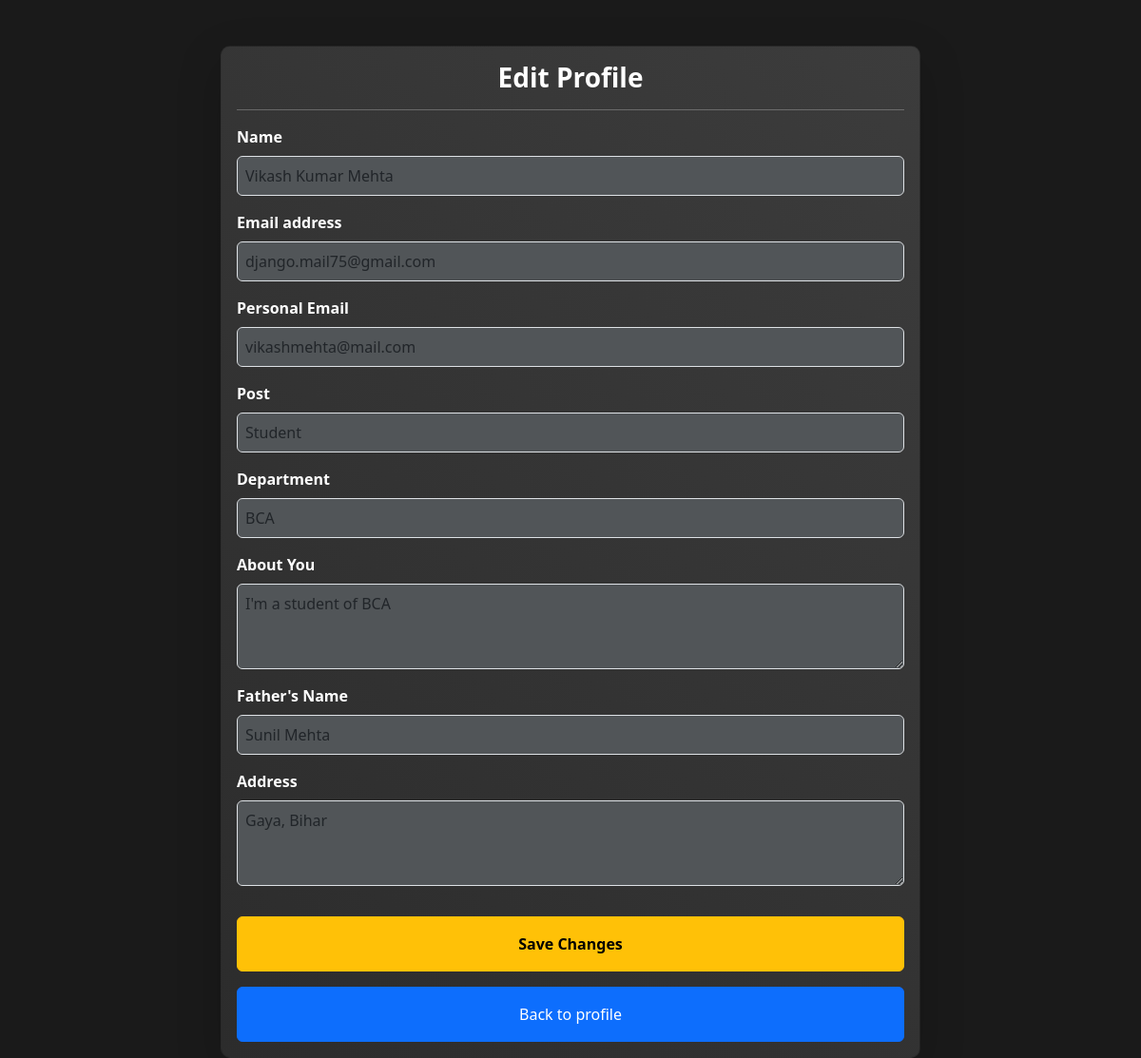
Screenshot of /user/edit-profile/ (signed in) with the database file from the repository.
### CreateUser/models.py (models this page shows, shortened)
class emailUsers(models.Model):
    name = models.CharField(max_length=100)
    email_address = models.EmailField(unique=True)
    email_password = models.CharField(max_length=200)   # ⚠️ Plain text me mat rakho
    email_host = models.CharField(max_length=100, default="smtp.gmail.com")
    email_port = models.IntegerField(default=587)
    use_tls = models.BooleanField(default=True)
    login_password = models.CharField(max_length=50, null=False, default="test1234")
    post = models.CharField(max_length=100, null=True)
    department = models.CharField(max_length=150, null=True)
    about_you = models.CharField(max_length=500, null=True, default='')
    image = models.ImageField(upload_to='images/', default='default.png')
    personalEmail = models.EmailField(null=True)
    dob = models.DateField(default=datetime.now, null=True)
    fatherName = models.CharField(max_length=150, null=True)
    address = models.CharField(max_length=500, default='', null=True)

### CreateUser/views.py (the view)
# urls.py: path('edit-profile/', views.edit_profile, name='edit_profile'),
def edit_profile(request):
    user_id = request.session.get("user_id")
    if not user_id:
        messages.warning(request, "Please log in to edit your profile.")
        return redirect('profile')
    user = get_object_or_404(emailUsers, pk=user_id)
    return render(request, 'CreateUser/editProfile.html', {'user': user})

### templates/CreateUser/editProfile.html (shortened to what this page needs)
{% extends "CreateUser/base.html" %}
{% block content %}
<div class="container mt-5">
    <div class="row justify-content-center">
        <div class="col-md-8">
            <div class="card shadow-lg">
                <div class="card-body">
                    <h3 class="card-title text-center fw-bolder">Edit Profile</h3>
                    <hr>
                    <form method="POST" action="{% url 'edit_profile_process' %}">
                        <div class="mb-3">
                            <label for="name" class="form-label fw-bolder">Name</label>
                            <input type="text" class="form-control" id="name" name="name" value="{{ user.name }}">
                        </div>
                        <div class="mb-3">
                            <label for="email" class="form-label fw-bolder">Email address</label>
                            <input type="email" class="form-control" id="email" name="email" value="{{ user.email_address }}" readonly>
                        </div>
                        <div class="mb-3">
                            <label for="personalEmail" class="form-label fw-bolder">Personal Email</label>
                            <input type="email" class="form-control" id="personalEmail" name="personalEmail" value="{{ user.personalEmail }}">
                        </div>
                        <div class="mb-3">
                            <label for="post" class="form-label fw-bolder">Post</label>
                            <input type="text" class="form-control" id="post" name="post" value="{{ user.post }}">
                        </div>
                        <div class="mb-3">
                            <label for="department" class="form-label fw-bolder">Department</label>
                            <input type="text" class="form-control" id="department" name="department" value="{{ user.department }}">
                        </div>
                        <div class="mb-3">
                            <label for="about_you" class="form-label fw-bolder">About You</label>
                            <textarea class="form-control" id="about_you" name="about_you" rows="3">{{ user.about_you }}</textarea>
                        </div>
                        <div class="mb-3">
                            <label for="fatherName" class="form-label fw-bolder">Father's Name</label>
                            <input type="text" class="form-control" id="fatherName" name="fatherName" value="{{ user.fatherName }}">
                        </div>
                        <div class="mb-3">
                            <label for="address" class="form-label fw-bolder">Address</label>
                            <textarea class="form-control" id="address" name="address" rows="3">{{ user.address }}</textarea>
                        </div>
                        <div class="d-grid">
                            <button type="submit" class="btn btn-warning fw-bolder pt-3 pb-3 mt-3">Save Changes</button>
                            <a href=" {% url "profile" %} " class='btn btn-primary pt-3 pb-3 mt-3'>Back to profile</a>
                        </div>
                    </form>
                </div>
            </div>
        </div>
    </div>
</div>
{% endblock %}

### static/css/CreateUser/style.css (style rules this page uses)
body { background-color: #1a1a1a; color: #f1f1f1; }
.card { background: linear-gradient(45deg, #2c2c2c, #3c3c3c); color: white; border-radius: 10px; }
.btn-primary { background-color: #0d6efd; border-color: #0d6efd; }
.btn-warning { background-color: #ffc107; border-color: #ffc107; }
.form-control { background-color: #515558; padding: 8px; font-size: 1rem; transition: 0.4s; }

### rows the page displays
emailUsers: name "Vikash Kumar Mehta", email "django.mail75@gmail.com", personalEmail "vikashmehta@mail.com", post "Student", department "BCA", about_you "I'm a student of BCA", fatherName "Sunil Mehta", address "Gaya, Bihar"
